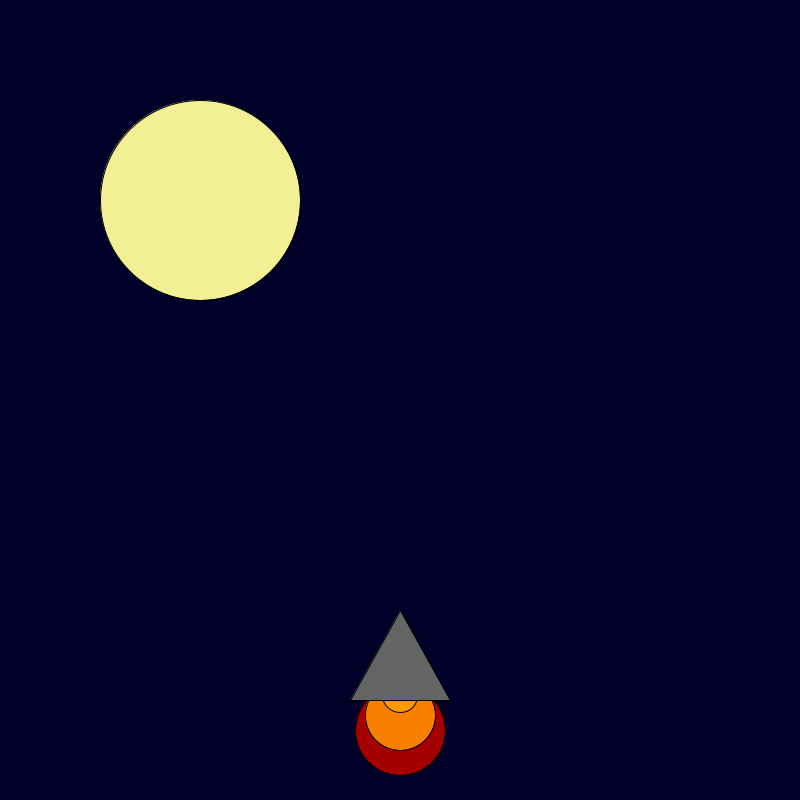
Frame 1 (no input)
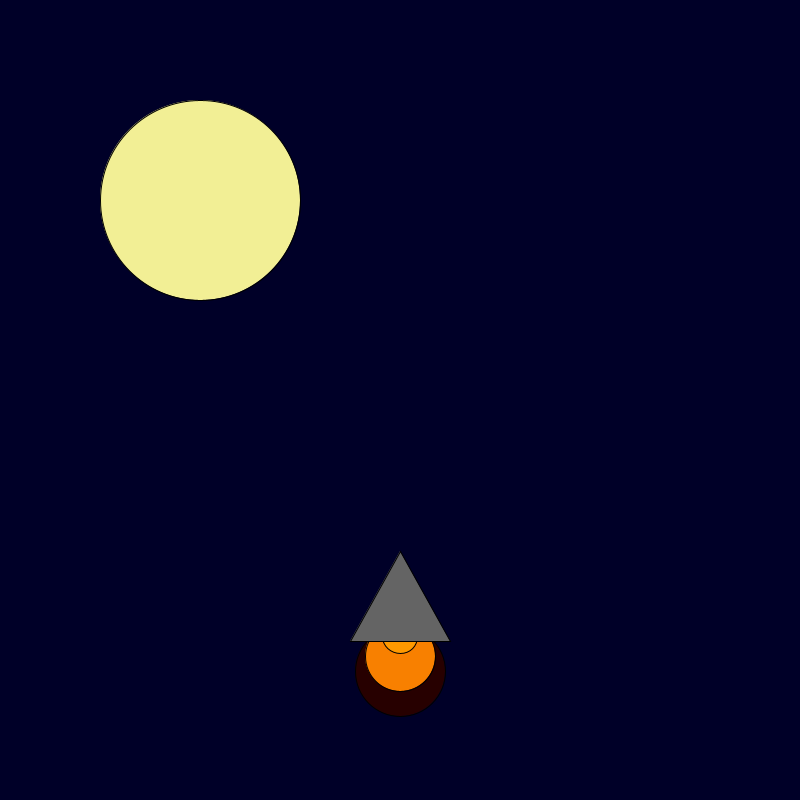
Frame 60 (the mouse pressed at the canvas centre just before this capture)
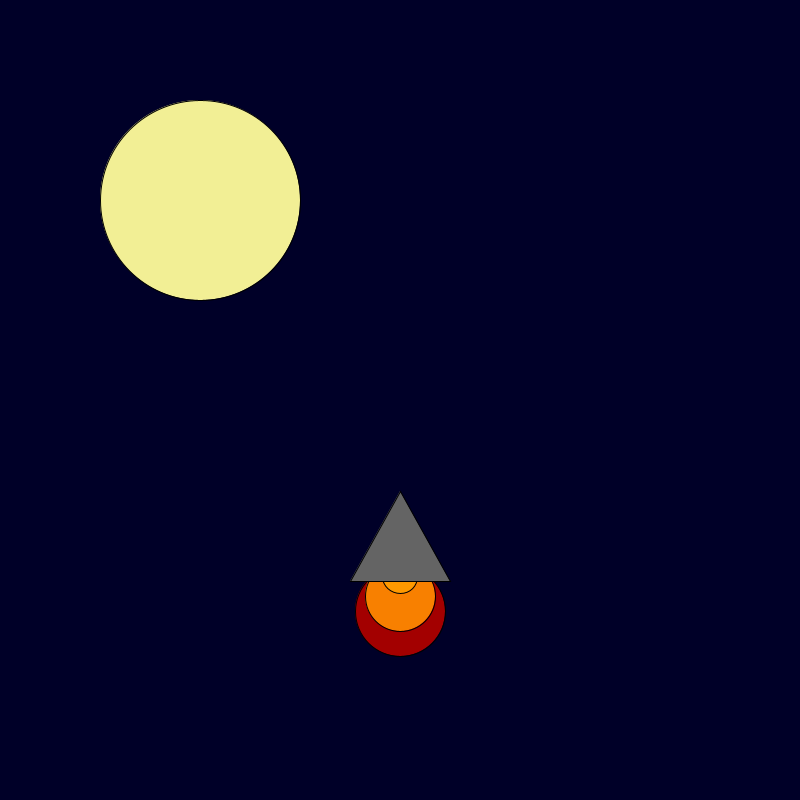
Frame 120 (the mouse held since frame 60 and released just before this capture)

The Processing sketch that drew these frames (run headless with seeded random() and noise(); from frame 60 on, the mouse is pressed at the canvas centre):

// Processing sketch: spaceship
// ── spaceship.pde
int x = 400;
int y = 600;

void setup() {
  background(0,0,40); size(800,800);
}

void draw() {

 background(0,0,40);
 fill(#F2EF95);
 ellipse(200,200,200,200);
 fill(random(255), 0, 0);
    ellipse(x, y + 130, 90, 90);
    fill(248, 128, 0);
    ellipse(x, y + 115, 70, 70);
    fill(255, 153, 0);
    ellipse(x, y + 95, 35, 35);
    fill(100, 100, 100);
    triangle(x, y + 10, x + 50, y + 100, x - 50, y + 100);
    

y-=1;

}
  
